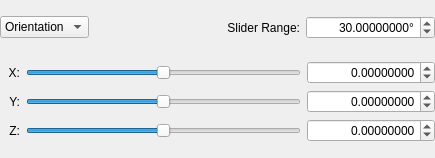
<?xml version="1.0" encoding="UTF-8"?>
<ui version="4.0">
 <class>calibration_crystal_slider_widget</class>
 <widget class="QWidget" name="calibration_crystal_slider_widget">
  <property name="geometry">
   <rect>
    <x>0</x>
    <y>0</y>
    <width>435</width>
    <height>158</height>
   </rect>
  </property>
  <property name="windowTitle">
   <string>Form</string>
  </property>
  <layout class="QVBoxLayout" name="verticalLayout">
   <property name="leftMargin">
    <number>0</number>
   </property>
   <property name="topMargin">
    <number>0</number>
   </property>
   <property name="rightMargin">
    <number>0</number>
   </property>
   <property name="bottomMargin">
    <number>0</number>
   </property>
   <item>
    <layout class="QHBoxLayout" name="horizontalLayout">
     <item>
      <widget class="QComboBox" name="slider_mode">
       <item>
        <property name="text">
         <string>Orientation</string>
        </property>
       </item>
       <item>
        <property name="text">
         <string>Position</string>
        </property>
       </item>
      </widget>
     </item>
     <item>
      <widget class="QLabel" name="slider_range_label">
       <property name="sizePolicy">
        <sizepolicy hsizetype="Preferred" vsizetype="Preferred">
         <horstretch>1</horstretch>
         <verstretch>0</verstretch>
        </sizepolicy>
       </property>
       <property name="toolTip">
        <string>&lt;html&gt;&lt;head/&gt;&lt;body&gt;&lt;p&gt;Modify the sensitivity of the sliders by setting the ranges that the sliders cover.&lt;/p&gt;&lt;p&gt;When the ranges are modified, the current slider values will be centered, and the min and max will be set to &amp;quot;current_value - range / 2&amp;quot; and &amp;quot;current_value + range / 2&amp;quot;, respectively.&lt;/p&gt;&lt;/body&gt;&lt;/html&gt;</string>
       </property>
       <property name="text">
        <string>Slider Range:</string>
       </property>
       <property name="alignment">
        <set>Qt::AlignRight|Qt::AlignTrailing|Qt::AlignVCenter</set>
       </property>
      </widget>
     </item>
     <item>
      <widget class="ScientificDoubleSpinBox" name="slider_range">
       <property name="toolTip">
        <string>&lt;html&gt;&lt;head/&gt;&lt;body&gt;&lt;p&gt;Modify the sensitivity of the sliders by setting the ranges that the sliders cover.&lt;/p&gt;&lt;p&gt;When the ranges are modified, the current slider values will be centered, and the min and max will be set to &amp;quot;current_value - range / 2&amp;quot; and &amp;quot;current_value + range / 2&amp;quot;, respectively.&lt;/p&gt;&lt;/body&gt;&lt;/html&gt;</string>
       </property>
       <property name="alignment">
        <set>Qt::AlignRight|Qt::AlignTrailing|Qt::AlignVCenter</set>
       </property>
       <property name="keyboardTracking">
        <bool>false</bool>
       </property>
       <property name="suffix">
        <string>°</string>
       </property>
       <property name="decimals">
        <number>8</number>
       </property>
       <property name="minimum">
        <double>0.000000000000000</double>
       </property>
       <property name="maximum">
        <double>100000.000000000000000</double>
       </property>
       <property name="singleStep">
        <double>0.100000000000000</double>
       </property>
       <property name="value">
        <double>30.000000000000000</double>
       </property>
      </widget>
     </item>
    </layout>
   </item>
   <item>
    <layout class="QGridLayout" name="gridLayout">
     <item row="0" column="0">
      <widget class="QLabel" name="slider_abel_0">
       <property name="minimumSize">
        <size>
         <width>20</width>
         <height>0</height>
        </size>
       </property>
       <property name="text">
        <string>X:</string>
       </property>
       <property name="alignment">
        <set>Qt::AlignRight|Qt::AlignTrailing|Qt::AlignVCenter</set>
       </property>
      </widget>
     </item>
     <item row="0" column="1">
      <widget class="QSlider" name="slider_0">
       <property name="sizePolicy">
        <sizepolicy hsizetype="Expanding" vsizetype="Fixed">
         <horstretch>1</horstretch>
         <verstretch>0</verstretch>
        </sizepolicy>
       </property>
       <property name="minimum">
        <number>-100000</number>
       </property>
       <property name="maximum">
        <number>100000</number>
       </property>
       <property name="orientation">
        <enum>Qt::Horizontal</enum>
       </property>
      </widget>
     </item>
     <item row="0" column="2">
      <widget class="ScientificDoubleSpinBox" name="spinbox_0">
       <property name="alignment">
        <set>Qt::AlignRight|Qt::AlignTrailing|Qt::AlignVCenter</set>
       </property>
       <property name="keyboardTracking">
        <bool>false</bool>
       </property>
       <property name="decimals">
        <number>8</number>
       </property>
       <property name="minimum">
        <double>-10000000.000000000000000</double>
       </property>
       <property name="maximum">
        <double>10000000.000000000000000</double>
       </property>
       <property name="singleStep">
        <double>0.100000000000000</double>
       </property>
      </widget>
     </item>
     <item row="1" column="0">
      <widget class="QLabel" name="slider_label_1">
       <property name="text">
        <string>Y:</string>
       </property>
       <property name="alignment">
        <set>Qt::AlignRight|Qt::AlignTrailing|Qt::AlignVCenter</set>
       </property>
      </widget>
     </item>
     <item row="1" column="1">
      <widget class="QSlider" name="slider_1">
       <property name="minimum">
        <number>-100000</number>
       </property>
       <property name="maximum">
        <number>100000</number>
       </property>
       <property name="orientation">
        <enum>Qt::Horizontal</enum>
       </property>
      </widget>
     </item>
     <item row="1" column="2">
      <widget class="ScientificDoubleSpinBox" name="spinbox_1">
       <property name="alignment">
        <set>Qt::AlignRight|Qt::AlignTrailing|Qt::AlignVCenter</set>
       </property>
       <property name="keyboardTracking">
        <bool>false</bool>
       </property>
       <property name="decimals">
        <number>8</number>
       </property>
       <property name="minimum">
        <double>-10000000.000000000000000</double>
       </property>
       <property name="maximum">
        <double>10000000.000000000000000</double>
       </property>
       <property name="singleStep">
        <double>0.100000000000000</double>
       </property>
      </widget>
     </item>
     <item row="2" column="0">
      <widget class="QLabel" name="slider_label_2">
       <property name="text">
        <string>Z:</string>
       </property>
       <property name="alignment">
        <set>Qt::AlignRight|Qt::AlignTrailing|Qt::AlignVCenter</set>
       </property>
      </widget>
     </item>
     <item row="2" column="1">
      <widget class="QSlider" name="slider_2">
       <property name="minimum">
        <number>-100000</number>
       </property>
       <property name="maximum">
        <number>100000</number>
       </property>
       <property name="orientation">
        <enum>Qt::Horizontal</enum>
       </property>
      </widget>
     </item>
     <item row="2" column="2">
      <widget class="ScientificDoubleSpinBox" name="spinbox_2">
       <property name="alignment">
        <set>Qt::AlignRight|Qt::AlignTrailing|Qt::AlignVCenter</set>
       </property>
       <property name="keyboardTracking">
        <bool>false</bool>
       </property>
       <property name="decimals">
        <number>8</number>
       </property>
       <property name="minimum">
        <double>-10000000.000000000000000</double>
       </property>
       <property name="maximum">
        <double>10000000.000000000000000</double>
       </property>
       <property name="singleStep">
        <double>0.100000000000000</double>
       </property>
      </widget>
     </item>
    </layout>
   </item>
  </layout>
 </widget>
 <customwidgets>
  <customwidget>
   <class>ScientificDoubleSpinBox</class>
   <extends>QDoubleSpinBox</extends>
   <header>scientificspinbox.h</header>
  </customwidget>
 </customwidgets>
 <resources/>
 <connections/>
</ui>
